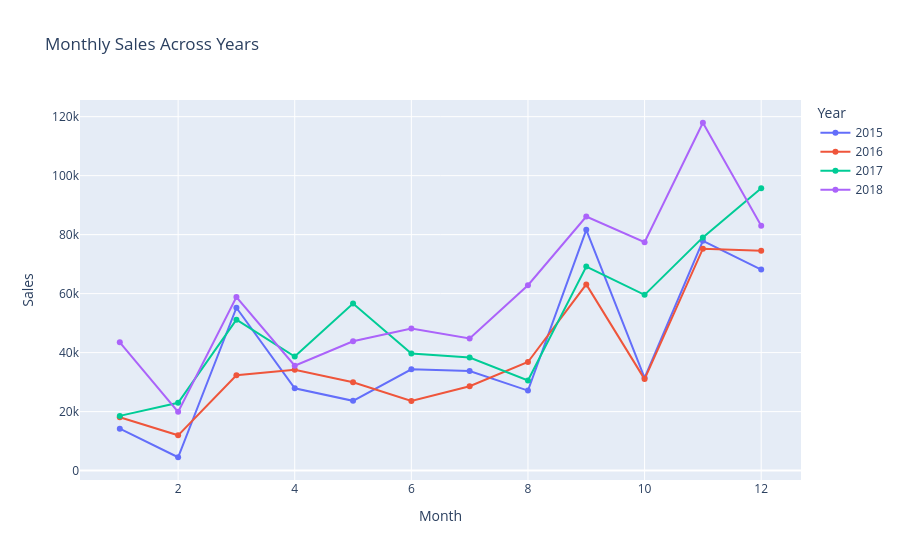

Notebook source saved alongside this figure:
### Code cell
fig = px.line(
    monthly_sales,
    x="Month",
    y="Sales",
    color="Year",
    markers=True,
    title="Monthly Sales Across Years"
)

fig.show()

### Figure 1 — Plotly figure (JSON) as saved in the notebook; plotly's stock layout.template omitted (floating-point values rounded to 4 significant figures)
{"data": [{"hovertemplate": "Year=2015<br>Month=%{x}<br>Sales=%{y}<extra></extra>", "legendgroup": "2015", "line": {"color": "#636efa", "dash": "solid"}, "marker": {"symbol": "circle"}, "mode": "lines+markers", "name": "2015", "orientation": "v", "showlegend": true, "type": "scatter", "x": [1, 2, 3, 4, 5, 6, 7, 8, 9, 10, 11, 12], "xaxis": "x", "y": [14210.0, 4520.0, 55210.0, 27910.0, 23640.0, 34320.0, 33780.0, 27120.0, 81620.0, 31450.0, 77910.0, 68170.0], "yaxis": "y"}, {"hovertemplate": "Year=2016<br>Month=%{x}<br>Sales=%{y}<extra></extra>", "legendgroup": "2016", "line": {"color": "#EF553B", "dash": "solid"}, "marker": {"symbol": "circle"}, "mode": "lines+markers", "name": "2016", "orientation": "v", "showlegend": true, "type": "scatter", "x": [1, 2, 3, 4, 5, 6, 7, 8, 9, 10, 11, 12], "xaxis": "x", "y": [18070.0, 11950.0, 32340.0, 34150.0, 29960.0, 23600.0, 28610.0, 36820.0, 63130.0, 31010.0, 75250.0, 74540.0], "yaxis": "y"}, {"hovertemplate": "Year=2017<br>Month=%{x}<br>Sales=%{y}<extra></extra>", "legendgroup": "2017", "line": {"color": "#00cc96", "dash": "solid"}, "marker": {"symbol": "circle"}, "mode": "lines+markers", "name": "2017", "orientation": "v", "showlegend": true, "type": "scatter", "x": [1, 2, 3, 4, 5, 6, 7, 8, 9, 10, 11, 12], "xaxis": "x", "y": [18540.0, 22980.0, 51170.0, 38680.0, 56660.0, 39720.0, 38320.0, 30540.0, 69190.0, 59580.0, 79070.0, 95740.0], "yaxis": "y"}, {"hovertemplate": "Year=2018<br>Month=%{x}<br>Sales=%{y}<extra></extra>", "legendgroup": "2018", "line": {"color": "#ab63fa", "dash": "solid"}, "marker": {"symbol": "circle"}, "mode": "lines+markers", "name": "2018", "orientation": "v", "showlegend": true, "type": "scatter", "x": [1, 2, 3, 4, 5, 6, 7, 8, 9, 10, 11, 12], "xaxis": "x", "y": [43480.0, 19920.0, 58860.0, 35540.0, 43830.0, 48190.0, 44830.0, 62840.0, 86150.0, 77450.0, 117900.0, 83030.0], "yaxis": "y"}], "layout": {"legend": {"title": {"text": "Year"}, "tracegroupgap": 0}, "title": {"text": "Monthly Sales Across Years"}, "xaxis": {"anchor": "y", "domain": [0, 1], "title": {"text": "Month"}}, "yaxis": {"anchor": "x", "domain": [0, 1], "title": {"text": "Sales"}}}}
